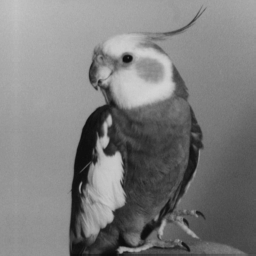
#> input picture ModA/Parte3/Images/bird.png, 256 x 256 px
$ python exercicio1b.py
#> lines starting #> are read from the running program, lines starting #| are printed output that depends on the picture
import numpy as np
import os
import matplotlib.pyplot as plt
from PIL import Image

imagem_original_path = 'Images/bird.png'
pasta_resultados = 'resultados_exercicio1B'

if not os.path.exists(pasta_resultados):
    os.makedirs(pasta_resultados)

def calcular_mae(img_orig, img_comp):
    arr_orig = np.array(img_orig.convert('L')).astype(float)
    arr_comp = np.array(img_comp.convert('L')).astype(float)
    return np.mean(np.abs(arr_orig - arr_comp))

qualidades = [5, 10, 20, 30, 50, 70, 90]
maes = []
taxas = []

tamanho_orig = os.path.getsize(imagem_original_path)
img_orig = Image.open(imagem_original_path)
#> img_orig is the input picture: PIL image 256x256 L; min 11, max 212, mean 125.4

print(f"{'Qualidade':<10} | {'Taxa':<10} | {'MAE':<10}")
print("-" * 35)

for q in qualidades:
    nome_saida = os.path.join(pasta_resultados, f'pepper_q{q}.jpg')
    img_orig.save(nome_saida, 'JPEG', quality=q)

    tamanho_novo = os.path.getsize(nome_saida)
    taxa = tamanho_orig / tamanho_novo
    taxas.append(taxa)

    img_comp = Image.open(nome_saida)
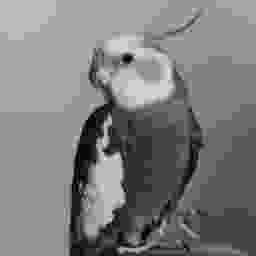
#> img_comp: PIL image 256x256 L; min 0, max 247, mean 125.3
    erro = calcular_mae(img_orig, img_comp)
#> erro = 6.74
    maes.append(erro)

    print(f"{q:<10} | {taxa:<10.2f} | {erro:<10.2f}")
#| 5          | 21.28      | 6.74

plt.figure(figsize=(10, 6))
plt.plot(taxas, maes, 'o-b', linewidth=2, markersize=8)
plt.xlabel('Taxa de Compressão (Original / Comprimido)')
plt.ylabel('Erro Absoluto Médio (MAE)')
plt.title('Análise de Perda: Taxa de Compressão vs MAE')
plt.grid(True, linestyle='--', alpha=0.7)

caminho_grafico = os.path.join(pasta_resultados, 'grafico_taxa_mae.png')
plt.savefig(caminho_grafico)
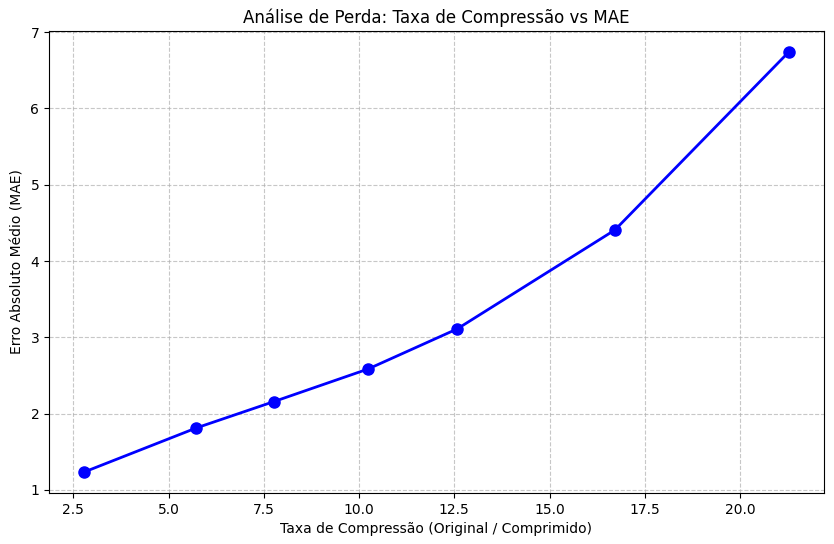
#> figure drawn by matplotlib, 1 panel
print(f"\nGráfico guardado em: {caminho_grafico}")
plt.show()
